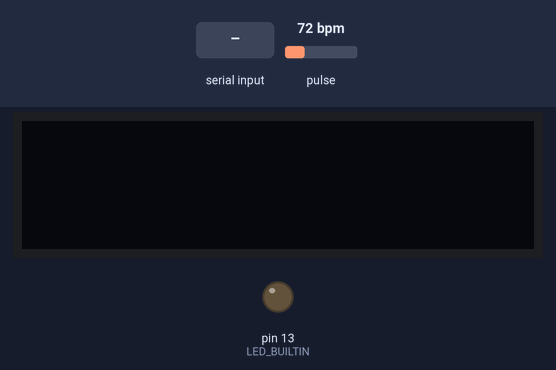
This sketch was run on a simulated Arduino Uno, built with avr-gcc and run on an emulated ATmega328P. On the bench: 128×32 one-colour display, output pins drawn as LEDs (lit = HIGH). The test bench sets the inputs (shaded band); at power-on: pulse 72 bpm. What the sketch prints to the serial monitor is not drawn.

Above: at 1.2 s.
1.3 s: "on\n" received over Serial
At 2.0 s:
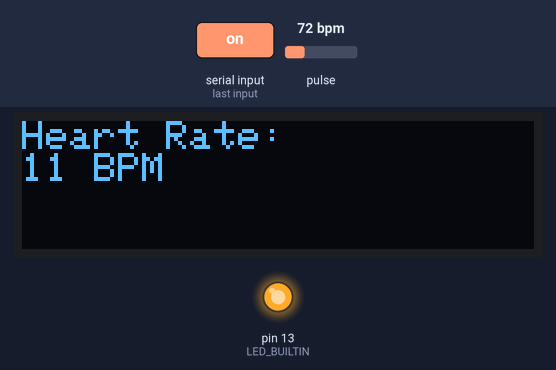
4.3 s: "off\n" received over Serial
At 5.2 s:
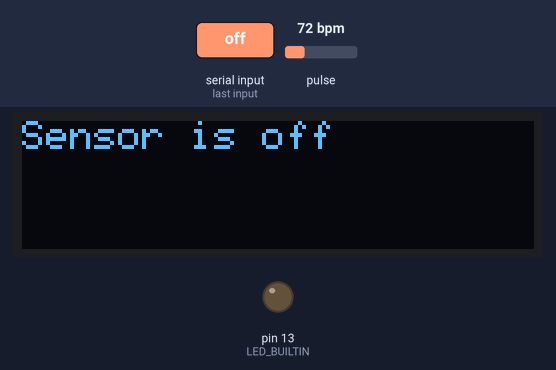
5.8 s: "on\n" received over Serial
At 6.6 s:
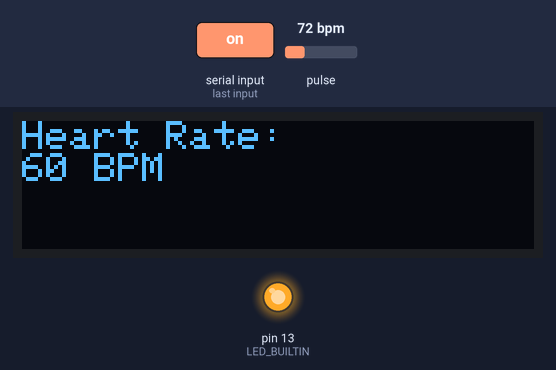
7.3 s: pulse set to 100 bpm
At 9.3 s:
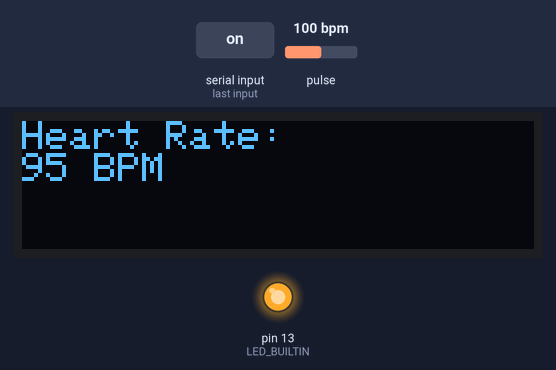
9.4 s: pulse set to 42 bpm
At 11.0 s:
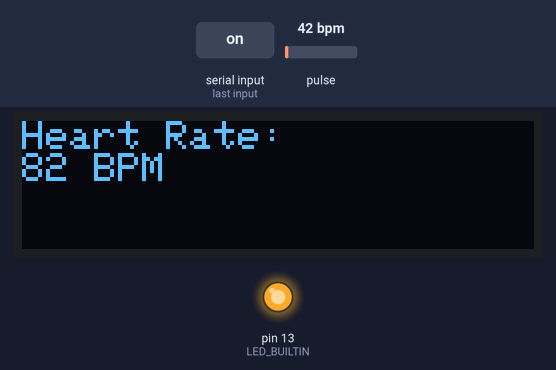
12.4 s: pulse set to 70 bpm
At 13.6 s:
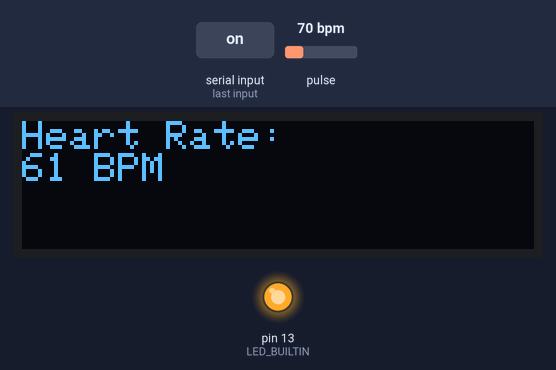
Timing chart, 0 to 15.4 s (numbered marks = the images above; inputs shaded):
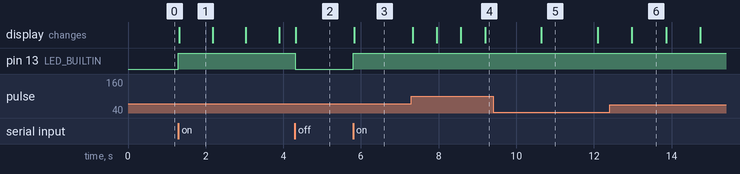

The sketch:

Example5_HeartRate_copy_20231223155500.ino
```cpp
#include <Wire.h>
#include "MAX30105.h"
#include "heartRate.h"
#include <Adafruit_GFX.h>
#include <Adafruit_SSD1306.h>
#define OLED_Address 0x3C

MAX30105 particleSensor;
Adafruit_SSD1306 oled(128, 32, &Wire, OLED_Address);

const byte RATE_SIZE = 4;
byte rates[RATE_SIZE];
byte rateSpot = 0;
long lastBeat = 0;

float beatsPerMinute;
int beatAvg;

bool sensorEnabled = false;

void setup() {
  Serial.begin(115200);
  pinMode(LED_BUILTIN, OUTPUT);
  Serial.println("Initializing...");
  oled.begin(SSD1306_SWITCHCAPVCC, OLED_Address);

  if (!particleSensor.begin(Wire, I2C_SPEED_FAST)) {
    Serial.println("MAX30105 was not found. Please check wiring/power. ");
    sensorEnabled = false;
    while (1)
      ;
  }
  Serial.println("Place your index finger on the sensor with steady pressure.");
}


void loop() {
  if (Serial.available()) {
    String command = Serial.readStringUntil('\n');
    command.trim();
    if (command.equals("off")) {
      sensorEnabled = false;
      digitalWrite(LED_BUILTIN, LOW);
      particleSensor.shutDown();
      oled.clearDisplay();
      oled.setTextSize(1);
      oled.setTextColor(SSD1306_WHITE);
      oled.setCursor(0, 0);
      oled.println("Sensor is off");
      oled.display();
    } else if (command.equals("on")) {
      sensorEnabled = true;
      digitalWrite(LED_BUILTIN, HIGH);
      particleSensor.setup();
      particleSensor.setPulseAmplitudeRed(0x0A);
      particleSensor.setPulseAmplitudeGreen(0);
    }
  }

  if (sensorEnabled == true) {
    long irValue = particleSensor.getIR();

    if (checkForBeat(irValue)) {
      long delta = millis() - lastBeat;
      lastBeat = millis();

      beatsPerMinute = 60 / (delta / 1000.0);

      if (beatsPerMinute < 255 && beatsPerMinute > 20) {
        rates[rateSpot++] = static_cast<byte>(beatsPerMinute);
        rateSpot %= RATE_SIZE;

        beatAvg = 0;
        for (byte x = 0; x < RATE_SIZE; x++)
          beatAvg += rates[x];
        beatAvg /= RATE_SIZE;
      }
    }

    oled.clearDisplay();
    oled.setTextSize(1);
    oled.setTextColor(SSD1306_WHITE);
    oled.setCursor(0, 0);

    if (irValue < 50000) {
      oled.println("No Finger");
    } else {
      oled.println("Heart Rate: ");
      oled.print(beatAvg);
      oled.print(" BPM");
    }
    oled.display();
    Serial.println(beatAvg);
  }
}
```

Measured:
- after the input at 1.3 s, pin 13 (LED_BUILTIN): LOW → HIGH at once; the display: changes at once (image 1)
- after the input at 4.3 s, pin 13 (LED_BUILTIN): HIGH → LOW at once; the display: changes at once (image 2)
- after the input at 5.8 s, pin 13 (LED_BUILTIN): LOW → HIGH at once; the display: changes at once (image 3)
- after the input at 7.3 s, the display: first changes at once (image 4 shows a later state)
- after the input at 9.4 s, the display: changes after 1.2 s (image 5)
- what the display in image 1 shows lasts 0.9 s, from 1.3 s to 2.2 s
- what the display in image 5 shows lasts 1.5 s, from 10.6 s to 12.1 s
